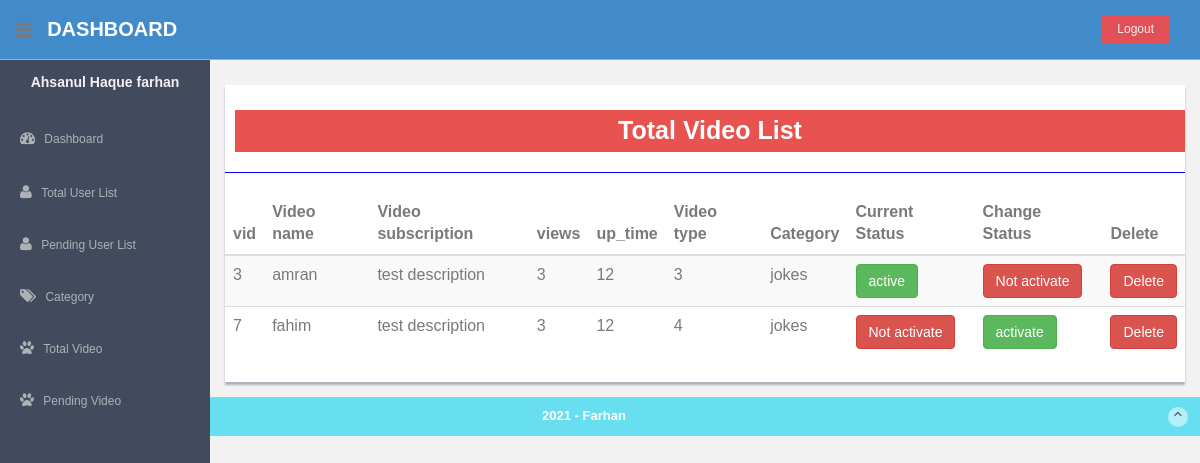
The page /Video.php on the database its author committed.
### tables this page shows
CREATE TABLE `video` (
  `vid` int(11) NOT NULL,
  `vname` varchar(255) NOT NULL,
  `uid_fk` int(11) NOT NULL,
  `vdescription` varchar(2000) NOT NULL,
  `views` int(11) NOT NULL,
  `v_thumb` varchar(255) NOT NULL,
  `up_time` int(11) NOT NULL,
  `video` varchar(255) NOT NULL,
  `vtype` int(11) NOT NULL,
  `category` varchar(255) NOT NULL,
  `status` int(11) NOT NULL
);

### classes/class.main.php (called while the page is built, shortened)
<?php
	class main extends DB
	{
		public function allvideo(){
			$sql="select *from video  where `status` != '0'";
			$this->query($sql);
			return $this->resultset();
		}
	}
	?>

### classes/class.db.php (called while the page is built, shortened)
<?php
	class DB
	{
		private $dsn ="mysql:host=localhost;dbname=video";
		private $dbUser = DB_USERNAME;
		private $dbPass = DB_PASS;
		private $db;
		private $stmt;
		public function __construct(){
			if (!isset($this->db)) {
				try {
					$con = new PDO($this->dsn, $this->dbUser, $this->dbPass);
					$con->setAttribute(PDO::ATTR_ERRMODE, PDO::ERRMODE_EXCEPTION);
					$this->db = $con;
				} catch (PDOException $e) {
					die("Connection Failed");
				}
			}
		}
		public function query($query){
		    $this->stmt = $this->db->prepare($query);
		}
		public function execute(){
			try {
				return $this->stmt->execute();
			} catch (Exception $e) {
				echo $e->getMessage();
			}
		}
		public function resultset(){
			try {
				$this->execute();
			    return $this->stmt->fetchAll(PDO::FETCH_OBJ);
			} catch (Exception $e) {
				echo $e->getMessage();
			}
		}
	}
?>

### Video.php (the view, shortened to what this page needs)
 <?php
 require_once "header.php";
 require_once 'inc-files.php';
 $main=new main();
 ?>
 <body>
  <?php
  require_once "top.php";
  require_once "side.php";
  ?>
  <section id="main-content">
    <section class="wrapper">
      <div class="row mt">
        <div class="col-md-12">
          <div class="content-panel">
            <table class="table table-striped table-advance table-hover">
             <h4 class="text-center" style="background: #e9534f;padding: 7px;color: #fff;font-size: 25px;"><b>Total Video List<b></h4>
             <hr>
             <thead>
              <tr>
                <th>vid</th>
                <th>Video name</th>
                <th>Video subscription</th>
                <th>views</th>
                <th>up_time</th>
                <th>Video type</th>
                <th>Category</th>
                <th>Current Status</th>
                <th>Change Status</th>
                <th>Delete</th>
              </tr>
            </thead>
            <tbody>
             <?php
             foreach ($main->allvideo() as $value){
              if ($value->status == 1) {
                $class = 'btn-success';
                $msg = 'active';
                $a='btn-danger';
                $b='Not activate';
              }
              else if ($value->status == 2) {
                $class = 'btn-danger';
                $msg = 'Not activate';
                $a='btn-success';
                $b='activate';
              }
              ?>
              <tr>
                <td><?php echo $value->vid; ?></td>
                <td><?php echo $value->vname; ?></td>
                <td><?php echo $value->vdescription; ?></td>
                <td><?php echo $value->views; ?></td>
                <td><?php echo $value->up_time; ?></td>
                <td><?php echo $value->vtype; ?></td>
                <td><?php echo $value->category; ?></td>
                <td><button class='btn <?php echo $class; ?>'><?php echo $msg; ?></button></td>
                <td><button class='btn <?php echo $a; ?>'><?php echo $b; ?></button></td>
                <td> <button id="<?php echo $value->vid;?>" class="btn btn-danger remove"> Delete</button></td>
              </tr>
              <?php } ?>
            </tbody>
          </table>
        </div>
      </div>
    </div>
  </section>
</section>
<?php require_once "footer.php";  ?>
</body>
</html>

### assets/css/style.css (style rules this page uses)
body { color: #797979; background: #f2f2f2; font-family: "Ruda", sans-serif; padding: 0px !important; margin: 0px !important; font-size: 13px; }
hr { margin-top: 20px; margin-bottom: 20px; border: 0; border-top: 1px solid #797979; border-color: blue; }
.mt { margin-top: 25px; }
#main-content { margin-left: 210px; }
.wrapper { display: inline-block; margin-top: 60px; padding-left: 15px; padding-right: 15px; padding-bottom: 15px; padding-top: 0px; width: 100%; }
.content-panel { background: #ffffff; box-shadow: 0px 3px 2px #aab2bd; padding-top: 15px; padding-bottom: 5px; }
.content-panel h4 { margin-left: 10px; }

### rows shown on the page
video: vid "3", vname "amran", vdescription "test description", views "3", up_time "12", vtype "3", category "jokes", status "active", status "Not activate"
video: vid "7", vname "fahim", vdescription "test description", views "3", up_time "12", vtype "4", category "jokes", status "Not activate", status "activate"
